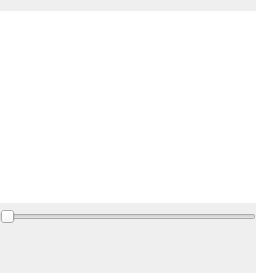
  <widget class="QWidget" name="centralWidget">
   <layout class="QGridLayout" name="gridLayoutMain">
    <property name="leftMargin">
     <number>0</number>
    </property>
    <property name="rightMargin">
     <number>0</number>
    </property>
    <item row="0" column="0">
     <widget class="GraphicsZoomView" name="graphicsView">
      <property name="baseSize">
       <size>
        <width>0</width>
        <height>21</height>
       </size>
      </property>
      <property name="contextMenuPolicy">
       <enum>Qt::ContextMenuPolicy::CustomContextMenu</enum>
      </property>
      <property name="frameShape">
       <enum>QFrame::Shape::NoFrame</enum>
      </property>
      <property name="frameShadow">
       <enum>QFrame::Shadow::Plain</enum>
      </property>
      <property name="lineWidth">
       <number>0</number>
      </property>
      <property name="verticalScrollBarPolicy">
       <enum>Qt::ScrollBarPolicy::ScrollBarAlwaysOff</enum>
      </property>
      <property name="horizontalScrollBarPolicy">
       <enum>Qt::ScrollBarPolicy::ScrollBarAlwaysOff</enum>
      </property>
      <property name="backgroundBrush">
       <brush brushstyle="SolidPattern">
        <color alpha="255">
         <red>0</red>
         <green>0</green>
         <blue>0</blue>
        </color>
       </brush>
      </property>
      <property name="dragMode">
       <enum>QGraphicsView::DragMode::ScrollHandDrag</enum>
      </property>
     </widget>
    </item>
    <item row="1" column="0">
     <widget class="JumpSlider" name="horizontalSliderPosition">
      <property name="pageStep">
       <number>1</number>
      </property>
      <property name="orientation">
       <enum>Qt::Orientation::Horizontal</enum>
      </property>
     </widget>
    </item>
    <item row="2" column="0">
     <widget class="ResizeLabel" name="labelAudioTrack">
      <property name="enabled">
       <bool>false</bool>
      </property>
      <property name="sizePolicy">
       <sizepolicy hsizetype="Preferred" vsizetype="Fixed">
        <horstretch>0</horstretch>
        <verstretch>0</verstretch>
       </sizepolicy>
      </property>
      <property name="minimumSize">
       <size>
        <width>0</width>
        <height>32</height>
       </size>
      </property>
      <property name="maximumSize">
       <size>
        <width>16777215</width>
        <height>32</height>
       </size>
      </property>
      <property name="lineWidth">
       <number>0</number>
      </property>
      <property name="text">
       <string/>
      </property>
      <property name="pixmap">
       <pixmap resource="ressources.qrc">:/IMG/IMG/Histogram.png</pixmap>
      </property>
      <property name="scaledContents">
       <bool>true</bool>
      </property>
     </widget>
    </item>
   </layout>
  </widget>
